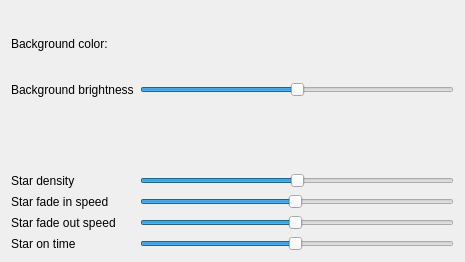
<?xml version="1.0" encoding="UTF-8"?>
<ui version="4.0">
 <class>StarryNight</class>
 <widget class="QWidget" name="StarryNight">
  <property name="geometry">
   <rect>
    <x>0</x>
    <y>0</y>
    <width>465</width>
    <height>262</height>
   </rect>
  </property>
  <property name="windowTitle">
   <string/>
  </property>
  <layout class="QGridLayout" name="gridLayout">
   <item row="2" column="0" colspan="2">
    <widget class="ColorsPicker" name="colorsPickerStar" native="true"/>
   </item>
   <item row="6" column="1">
    <widget class="QSlider" name="fadeOutSpeed">
     <property name="toolTip">
      <string extracomment="Adjust speed of star appearance"/>
     </property>
     <property name="toolTipDuration">
      <number>5</number>
     </property>
     <property name="minimum">
      <number>1</number>
     </property>
     <property name="maximum">
      <number>100</number>
     </property>
     <property name="value">
      <number>50</number>
     </property>
     <property name="orientation">
      <enum>Qt::Horizontal</enum>
     </property>
    </widget>
   </item>
   <item row="7" column="1">
    <widget class="QSlider" name="starOnTime">
     <property name="toolTip">
      <string extracomment="Adjust the length of time star will be at their brightest"/>
     </property>
     <property name="toolTipDuration">
      <number>5</number>
     </property>
     <property name="minimum">
      <number>1</number>
     </property>
     <property name="maximum">
      <number>100</number>
     </property>
     <property name="value">
      <number>50</number>
     </property>
     <property name="orientation">
      <enum>Qt::Horizontal</enum>
     </property>
    </widget>
   </item>
   <item row="0" column="0">
    <widget class="QLabel" name="background_label">
     <property name="text">
      <string>Background color:</string>
     </property>
    </widget>
   </item>
   <item row="5" column="0">
    <widget class="QLabel" name="starFadeInSpeed_Label">
     <property name="text">
      <string>Star fade in speed</string>
     </property>
    </widget>
   </item>
   <item row="5" column="1">
    <widget class="QSlider" name="fadeInSpeed">
     <property name="toolTip">
      <string extracomment="Adjust speed of star appearance"/>
     </property>
     <property name="toolTipDuration">
      <number>5</number>
     </property>
     <property name="minimum">
      <number>1</number>
     </property>
     <property name="maximum">
      <number>100</number>
     </property>
     <property name="value">
      <number>50</number>
     </property>
     <property name="orientation">
      <enum>Qt::Horizontal</enum>
     </property>
    </widget>
   </item>
   <item row="4" column="1">
    <widget class="QSlider" name="starDensity">
     <property name="minimum">
      <number>10</number>
     </property>
     <property name="maximum">
      <number>90</number>
     </property>
     <property name="value">
      <number>50</number>
     </property>
     <property name="orientation">
      <enum>Qt::Horizontal</enum>
     </property>
    </widget>
   </item>
   <item row="7" column="0">
    <widget class="QLabel" name="starOnTime_Label">
     <property name="text">
      <string>Star on time</string>
     </property>
    </widget>
   </item>
   <item row="4" column="0">
    <widget class="QLabel" name="density_label">
     <property name="text">
      <string>Star density</string>
     </property>
    </widget>
   </item>
   <item row="6" column="0">
    <widget class="QLabel" name="starFadeOutSpeed_Label">
     <property name="text">
      <string>Star fade out speed</string>
     </property>
    </widget>
   </item>
   <item row="0" column="1">
    <widget class="EffectsColorPicker" name="backColor" native="true"/>
   </item>
   <item row="1" column="0">
    <widget class="QLabel" name="Backgroundbrightness_Label">
     <property name="text">
      <string>Background brightness</string>
     </property>
    </widget>
   </item>
   <item row="1" column="1">
    <widget class="QSlider" name="backColorBrightness">
     <property name="maximum">
      <number>100</number>
     </property>
     <property name="value">
      <number>50</number>
     </property>
     <property name="orientation">
      <enum>Qt::Horizontal</enum>
     </property>
    </widget>
   </item>
  </layout>
 </widget>
 <customwidgets>
  <customwidget>
  <class>EffectsColorPicker</class>
   <extends>QWidget</extends>
   <header location="global">EffectsColorPicker.h</header>
   <container>1</container>
  </customwidget>
  <customwidget>
   <class>ColorsPicker</class>
   <extends>QWidget</extends>
   <header location="global">ColorsPicker.h</header>
   <container>1</container>
  </customwidget>
 </customwidgets>
 <resources/>
 <connections/>
</ui>
